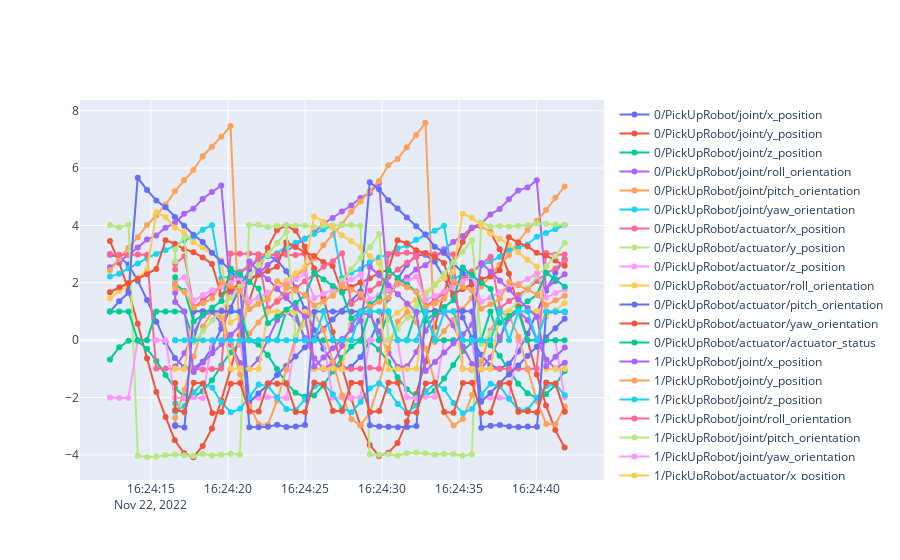

The notebook cell this image was saved under:
### Code cell
names = []
fig = go.Figure()
for i, (dev, t) in enumerate(zip(devs,ts)) :
    for j, row in dev.iterrows() :
        dev_uuid = row.uuid
        dev_name, mod_name, attrib_name = row['dev'], row['mod'], row['attrib']
        name = str(i) + '/' + dev_name + '/' + mod_name + '/' + attrib_name
        fig.add_trace(go.Scatter(x=t, y=row[val_cols],
                    mode='lines+markers',
                    name=name))
        names.append(name)
fig.show()
